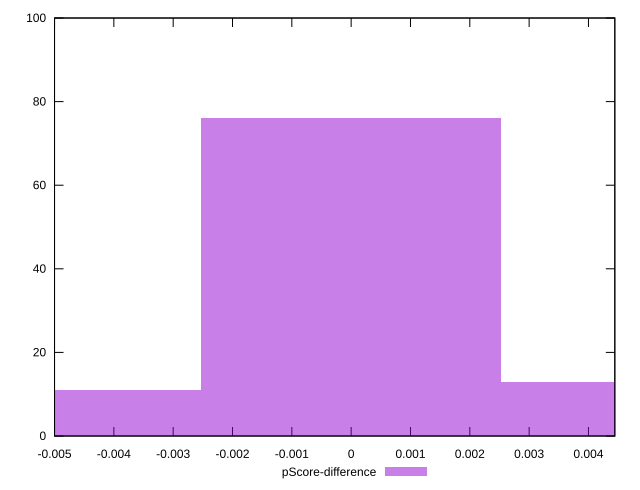

Write the gnuplot code that produced this figure.
reset

$pScoreDifference <<EOF
-0.005065966505365891 11
0 76
0.005065966505365891 13
EOF

set key outside below
set boxwidth 0.005065966505365891
set xrange [-0.0050000000000000044:0.004444444444444473]
set yrange [0:100]
set trange [0:100]
set style fill transparent solid 0.5 noborder
set terminal svg size 640, 490 enhanced background rgb 'white'
set output "report_00026_2021-02-22T21:38:55.199Z/offscreen-images/samples/pages+cached+noadtech/pScore-difference/histogram.svg"

plot $pScoreDifference title "pScore-difference" with boxes

reset
